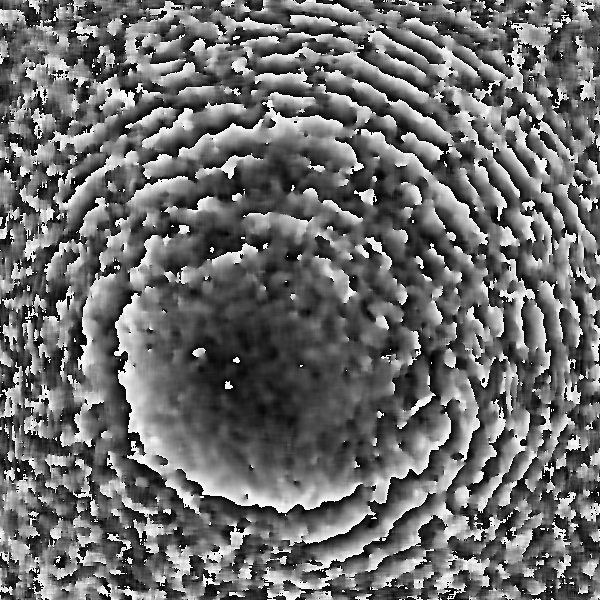
%> input picture Results/Experimental/AS/PhFB_num=5_iter=10.bmp, 600 x 600 px
$ octave displayrecons.m   (GNU Octave 9; MATLAB toolbox functions it lacks are replaced by stand-ins)
%> lines starting %> are read from the running program, lines starting %| are printed output that depends on the picture
clear all; close all;
resultroot='D:\Darkroom\Joshua\mainlatest\FRCV-results\';

imgarray=zeros([600,600,6]);

AS1='AS\PhFB_num=5_iter=10.bmp';
AS2='AS\PhFB_num=5_iter=50.bmp';
AS3='AS\PhFB_num=5_iter=170.bmp';
% TF1='TF\PhFB_num=5_iter=10.bmp';
% TF2='TF\PhFB_num=5_iter=50.bmp';
% TF3='TF\PhFB_num=5_iter=170.bmp';
IR1='IR\PhFB_num=5_iter=10.bmp';
IR2='IR\PhFB_num=5_iter=50.bmp';
IR3='IR\PhFB_num=5_iter=170.bmp';
imgarray(:,:,1)=double(imread([resultroot AS1]));
imgarray(:,:,2)=double(imread([resultroot AS2]));
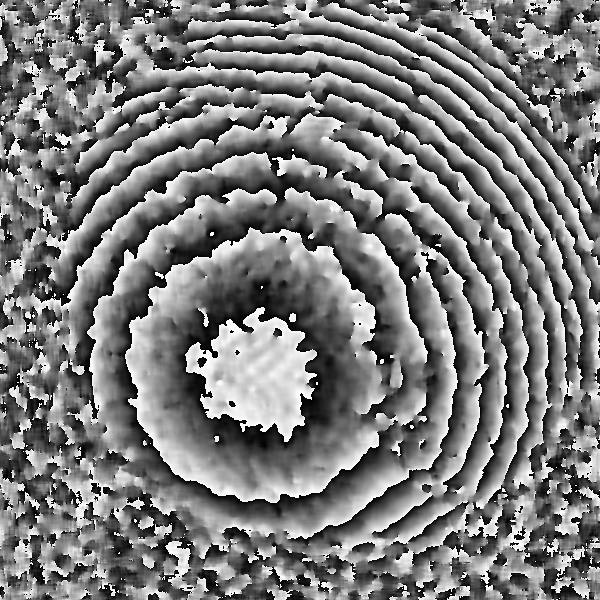
%> input picture Results/Experimental/AS/PhFB_num=5_iter=50.bmp, 600 x 600 px
imgarray(:,:,3)=double(imread([resultroot AS3]));
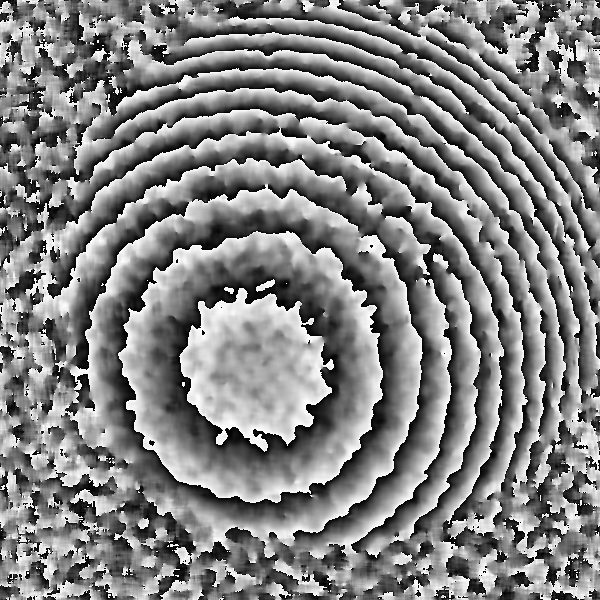
%> input picture Results/Experimental/AS/PhFB_num=5_iter=170.bmp, 600 x 600 px
% imgarray(:,:,4)=double(imread([resultroot TF1]));
% imgarray(:,:,5)=double(imread([resultroot TF2]));
% imgarray(:,:,6)=double(imread([resultroot TF3]));
imgarray(:,:,4)=double(imread([resultroot IR1]));
imgarray(:,:,5)=double(imread([resultroot IR2]));
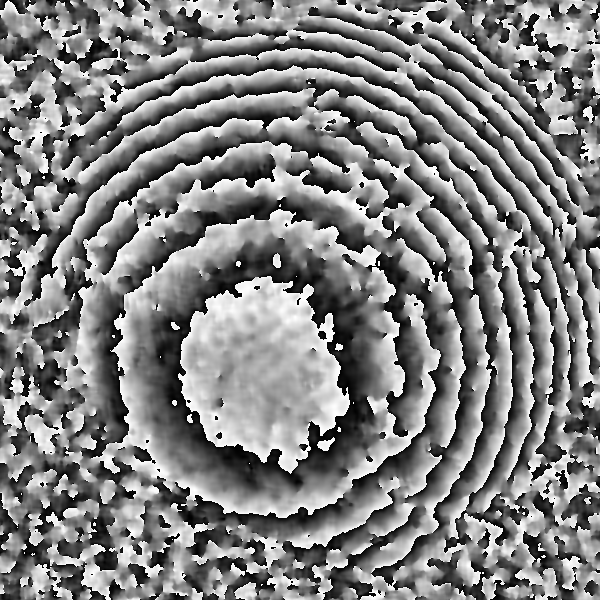
%> input picture Results/Experimental/IR/PhFB_num=5_iter=50.bmp, 600 x 600 px
imgarray(:,:,6)=double(imread([resultroot IR3]));
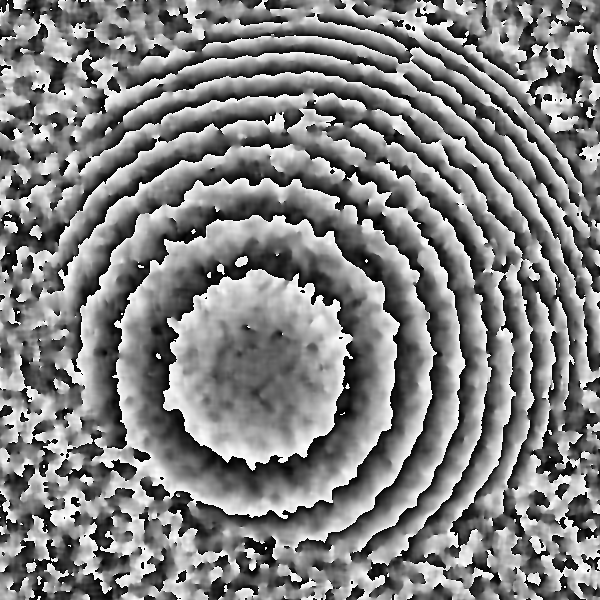
%> input picture Results/Experimental/IR/PhFB_num=5_iter=170.bmp, 600 x 600 px
figure(1)
for i=1:6
    subplot(2,3,i), imagesc(imgarray(:,:,i)), axis image; axis off; colormap(gray(255));
end
